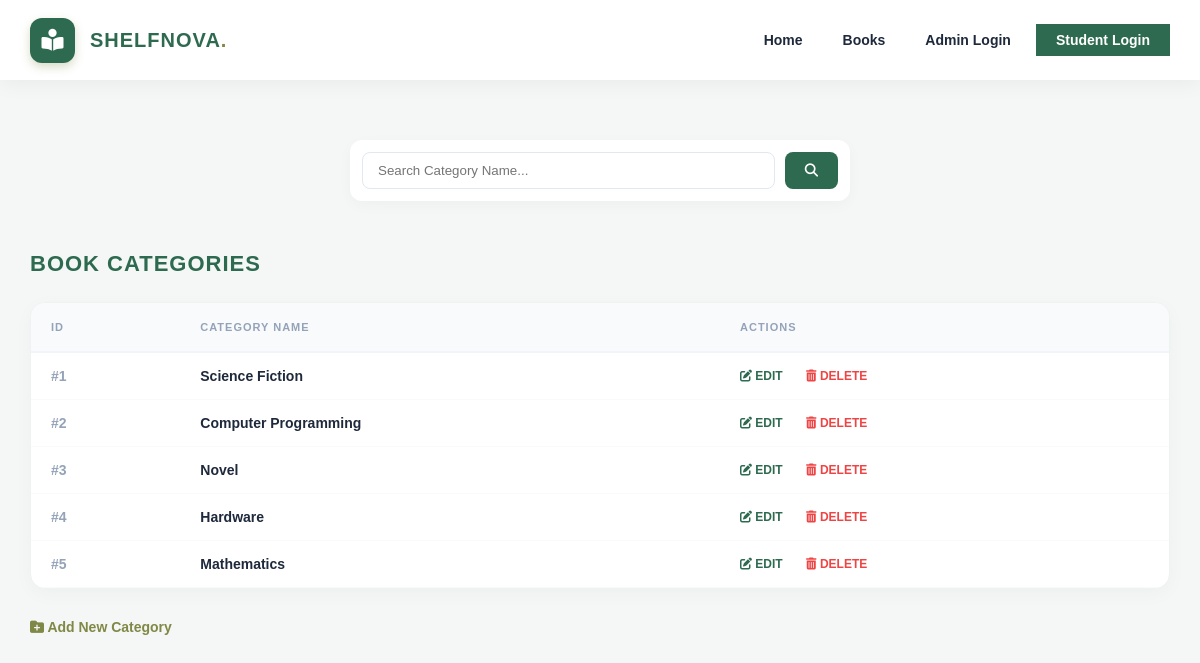
Page /manage_categories.php on the committed database.
### tables this page shows
CREATE TABLE `category` (
  `categoryid` int(11) NOT NULL,
  `categoryname` varchar(111) NOT NULL
);

### manage_categories.php (the view, shortened to what this page needs)
<?php
	include "connection.php";
    include "admin_navbar.php";
?>
<!DOCTYPE html>
<html lang="en">
<head>
    <link rel="stylesheet" href="https://cdnjs.cloudflare.com/ajax/libs/font-awesome/6.4.0/css/all.min.css" />
    <link rel="stylesheet" href="admin.css?v=<?php echo time(); ?>">
</head>
<body>
<div class="admin-page-wrapper">
    <div class="container-slim">
        <div class="admin-search-container">
            <form action="" method='post' style="display:flex; width:100%; gap:10px;">
                <input type="search" name='search' placeholder='Search Category Name...' required>
                <button type='submit' name='submit'><i class="fas fa-search"></i></button>
            </form>
        </div>
        <h2 class="page-title">Book Categories</h2>
        <div class="table-card">
            <table>
                <thead>
                    <tr>
                        <th>ID</th>
                        <th>Category Name</th>
                        <th>Actions</th>
                    </tr>
                </thead>
                <tbody>
                <?php
                    if(isset($_POST['submit'])) {
                        $search = mysqli_real_escape_string($db, $_POST['search']);
                        $q = mysqli_query($db, "SELECT * FROM category WHERE categoryname LIKE '%$search%'");
                    } else {
                        $q = mysqli_query($db, "SELECT * FROM category ORDER BY categoryid ASC");
                    }
                    if(mysqli_num_rows($q) > 0) {
                        while($row = mysqli_fetch_assoc($q)) {
                ?>
                        <tr>
                            <td style="color:#94a3b8; font-weight:700;">#<?php echo $row['categoryid']; ?></td>
                            <td style="font-weight:600;"><?php echo htmlspecialchars($row['categoryname']); ?></td>
                            <td>
                                <a href="edit_category.php?ed=<?php echo $row['categoryid'];?>" class="btn-edit">
                                    <i class="fas fa-edit"></i> EDIT
                                </a>
                                <a href="delete_category.php?del=<?php echo $row['categoryid'];?>"
                                   class="btn-delete"
                                   onclick="return confirm('Delete this category? This might affect books under this category.')">
                                    <i class="fas fa-trash-alt"></i> DELETE
                                </a>
                            </td>
                        </tr>
                <?php
                        }
                    } else {
                        echo "<tr><td colspan='3' class='empty-msg'>No categories found.</td></tr>";
                    }
                ?>
                </tbody>
            </table>
        </div>
        <div style="margin-top: 30px;">
            <a href="add_category.php" style="color: #808847; text-decoration:none; font-weight:700; font-size:14px;">
                <i class="fa-solid fa-folder-plus"></i> Add New Category
            </a>
        </div>
    </div>
</div>
</body>
</html>

### admin_navbar.php (shortened to what this page needs)
<header class="header">
    <div class="navbar-container">
        <a href="admin_dashboard.php" class="logo-area">
            <div class="brand-logo-icon">
                <i class="fa-solid fa-book-open-reader"></i>
            </div>
            <div class="brand-text">
                <h3 style="letter-spacing: 1px; font-weight: 800; color: var(--lib-green); margin:0;">
                    ShelfNova<span style="color: var(--gold-accent);">.</span>
                </h3>
            </div>
        </a>
        <ul class="nav-menu">
            <?php if(isset($_SESSION['login_admin_username'])): ?>
                <li><a href="admin_dashboard.php">Dashboard</a></li>
                <li style="position:relative;">
                    <button class="admin-trigger-btn" onclick="toggleAdmin('drop-rec')">Records <i class="fa fa-caret-down"></i></button>
                    <div id="drop-rec" class="admin-dropdown">
                        <a href="student_info.php"><i class="fa-solid fa-users"></i> Students</a>
                        <a href="manage_authors.php"><i class="fa-solid fa-pen-nib"></i> Authors</a>
                        <a href="manage_categories.php"><i class="fa-solid fa-tags"></i> Categories</a>
                    </div>
                </li>
                <li style="position:relative;">
                    <button class="admin-trigger-btn" onclick="toggleAdmin('drop-lib')">Library <i class="fa fa-caret-down"></i></button>
                    <div id="drop-lib" class="admin-dropdown">
                        <a href="add_book.php"><i class="fa-solid fa-plus"></i> Add Book</a>
                        <a href="manage_books.php"><i class="fa-solid fa-book"></i> Book List</a>
                        <a href="request_info.php"><i class="fa-solid fa-bell"></i> Request Info</a>
                    </div>
                </li>
                <li style="position:relative;">
                    <button class="admin-trigger-btn" onclick="toggleAdmin('drop-iss')">Issuance <i class="fa fa-caret-down"></i></button>
                    <div id="drop-iss" class="admin-dropdown">
                        <a href="manage_issued_books.php">Issued Books</a>
                        <a href="returned.php">Returned History</a>
                        <a href="expired.php">Overdue List</a>
                    </div>
                </li>
                 <li style="position:relative;">
                    <?php
                        $init = strtoupper(substr($_SESSION['login_admin_username'], 0, 1));
                        $admin_pic_path = "images/" . $_SESSION['pic1'];
                    ?>
                    <button class="login-btn" onclick="toggleAdmin('dropUser')" id="adminBtn" style="border:none; cursor:pointer; color: white !important; display: flex; align-items: center; gap: 10px;">
                        <div class="admin-avatar-circle" style="overflow: hidden; display: flex; align-items: center; justify-content: center;">
                            <?php
                                if(!empty($_SESSION['pic1']) && file_exists($admin_pic_path)) {
                                    echo "<img src='$admin_pic_path' style='width:100%; height:100%; object-fit:cover;'>";
                                } else {
                                    echo "<span>$init</span>";
                                }
                            ?>
                        </div>
                        <?php echo $_SESSION['login_admin_username']; ?>
                        <i class="fa fa-caret-down" style="font-size:10px; margin-left: 5px;"></i>
                    </button>
                    <div id="dropUser" class="admin-dropdown">
                        <a href="admin_profile.php"><i class="fa-solid fa-user-gear"></i> My Profile</a>
                        <a href="admin_update_password.php"><i class="fa-solid fa-key"></i> Security Settings</a>
                        <a href="logout.php" style="color:red !important; border-top: 1px solid #eee;"><i class="fa-solid fa-power-off"></i> Logout</a>
                    </div>
                </li>
            <?php else: ?>
                <li><a href="index.php">Home</a></li>
                <li><a href="index_books.php">Books</a></li>
                <li><a href="admin.php">Admin Login</a></li>
                <li><a href="student.php" class="login-btn" style="color: white !important;">Student Login</a></li>
            <?php endif; ?>
        </ul>
    </div>
</header>
<div style="height: 80px;"></div>

### admin.css (style rules this page uses)
:root { --lib-green: #2d6a4f; --gold-accent: #808847; --white: #ffffff; --text-dark: #1e293b; --text-light: #64748b; }
* { box-sizing: border-box; margin: 0; padding: 0; }
body { font-family: 'Poppins', sans-serif; background-color: #f4f7f5; }
.header { width: 100% !important; background-color: var(--white) !important; height: 80px; position: fixed; top: 0; left: 0; z-index: 9999; display: flex; align-items: center; box-shadow: 0 4px 20px rgba(0,0,0,0.05); }
.navbar-container { width: 100%; max-width: 1400px; margin: 0 auto; padding: 0 30px; display: flex; justify-content: space-between; align-items: center; }
.brand-logo-icon { width: 45px; height: 45px; background-color: var(--lib-green); color: white; display: flex; align-items: center; justify-content: center; border-radius: 12px; font-size: 22px; box-shadow: 0 4px 10px rgba(128, 136, 71, 0.3); transition: 0.3s ease; }
.logo-area { display: flex; align-items: center; gap: 12px; text-decoration: none; }
.logo-area { display: flex; align-items: center; gap: 15px; text-decoration: none; }
.logo-area h3 { margin: 0; color: var(--lib-green); font-size: 20px; font-weight: 700; text-transform: uppercase; }
.nav-menu { display: flex !important; list-style: none !important; gap: 10px; align-items: center; }
.nav-menu li a, .admin-trigger-btn { all: unset; text-decoration: none !important; color: var(--text-dark) !important; font-size: 14px; font-weight: 600; padding: 10px 15px; transition: 0.3s; cursor: pointer; display: flex; align-items: center; gap: 6px; }
.login-btn { background-color: var(--lib-green) !important; color: #ffffff !important; border-radius: 50px; padding: 8px 20px !important; display: flex; align-items: center; gap: 10px; font-weight: 700 !important; text-decoration: none !important; border: none; cursor: pointer; font-family: inherit; font-size: 13px; }

### manage_categories.php (style rules this page uses)
.admin-page-wrapper { padding: 60px 0; background-color: #f4f7f5; min-height: 100vh; }
.container-slim { width: 100%; max-width: 1400px; margin: 0 auto; padding: 0 30px; }
.admin-search-container { width: 100%; max-width: 500px; margin: 0 auto 50px; display: flex; gap: 10px; background: white; padding: 12px; border-radius: 12px; box-shadow: 0 4px 15px rgba(0,0,0,0.03); }
.admin-search-container input { flex: 1; padding: 10px 15px; border: 1.5px solid #e2e8f0; border-radius: 8px; outline: none; font-family: inherit; }
.admin-search-container button { background-color: #2d6a4f; color: white; border: none; padding: 0 20px; border-radius: 8px; cursor: pointer; transition: 0.3s; }
.table-card { background: white; border-radius: 15px; overflow: hidden; box-shadow: 0 5px 20px rgba(0,0,0,0.03); border: 1px solid #eef2f0; }
table { width: 100%; border-collapse: collapse; }
th { background-color: #f8fafc; padding: 18px 20px; text-align: left; font-size: 11px; font-weight: 700; color: #94a3b8; text-transform: uppercase; letter-spacing: 1px; border-bottom: 2px solid #f1f5f9; }
td { padding: 15px 20px; border-bottom: 1px solid #f8fafc; font-size: 14px; color: #1e293b; vertical-align: middle; }
.page-title { color: #2d6a4f; font-weight: 800; margin-bottom: 25px; text-transform: uppercase; letter-spacing: 1px; font-size: 22px; }
.btn-edit { color: #2d6a4f; text-decoration: none; font-weight: 700; font-size: 12px; margin-right: 20px; transition: 0.3s; }
.btn-delete { color: #ef4444; text-decoration: none; font-weight: 700; font-size: 12px; background: none; border: none; cursor: pointer; transition: 0.3s; }

### rows in the picture
category: categoryid "1", categoryname "Science Fiction"
category: categoryid "2", categoryname "Computer Programming"
category: categoryid "3", categoryname "Novel"
category: categoryid "4", categoryname "Hardware"
category: categoryid "5", categoryname "Mathematics"
